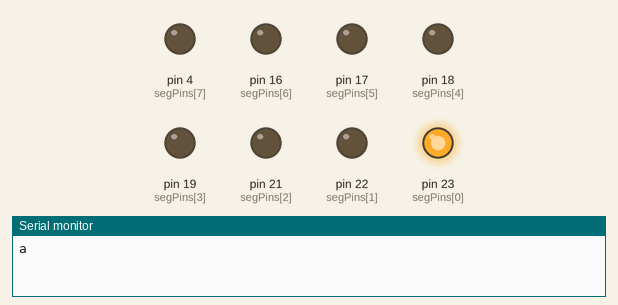
Recording of a sketch running on a simulated Arduino Mega 2560, built with avr-gcc and run on an emulated ATmega2560. Shown: output pins drawn as LEDs (lit = HIGH), the last lines printed to the serial monitor.

Above: at 0.2 s.
At 1.2 s:
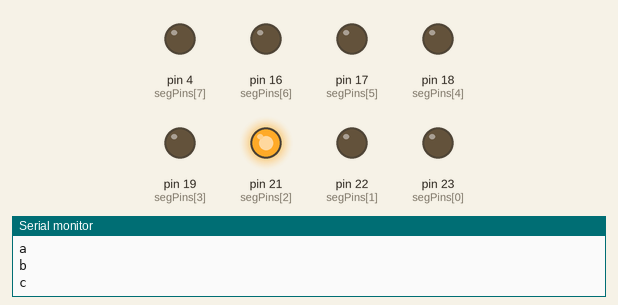
At 1.7 s:
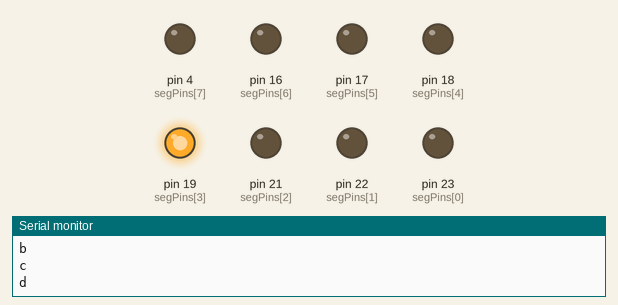
At 2.2 s:
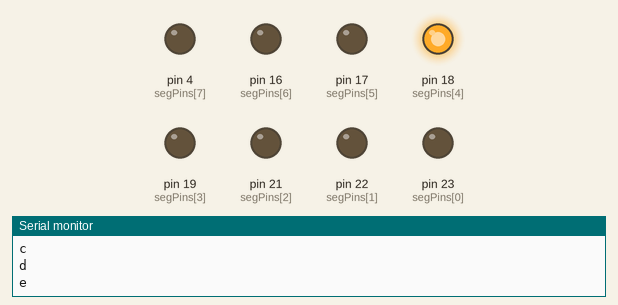
At 3.2 s:
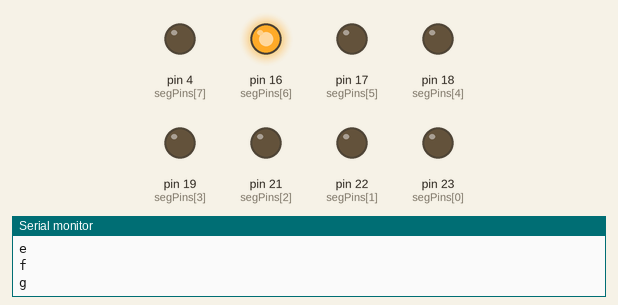
At 4.7 s:
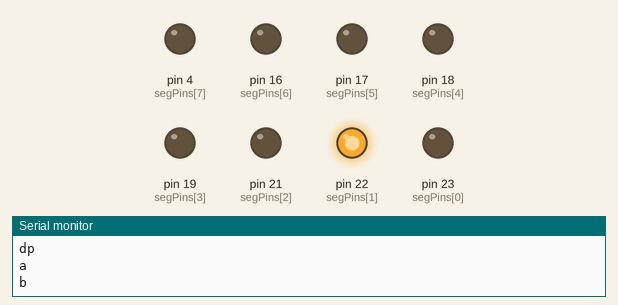
Timing chart, 0 to 5.2 s (numbered marks = the images above):
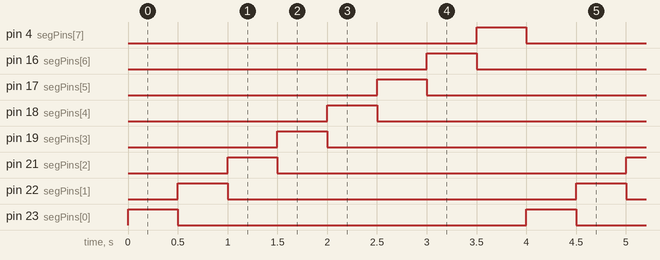

Measured:
- by itself, pin 4 (segPins[7]), pin 16 (segPins[6]), pin 17 (segPins[5]), pin 18 (segPins[4]), pin 19 (segPins[3]), pin 21 (segPins[2]), pin 22 (segPins[1]), pin 23 (segPins[0]): alternates HIGH for 0.50 s and LOW for 3.5 s
- by itself, everything shown: repeats every 4.0 s, in 9 steps

The sketch:

L07_Segments.ino
```cpp
// Lesson 7: Test every segment
// Lights segments a, b, c, d, e, f, g and dp one at a time.

const int segPins[8] = {23, 22, 21, 19, 18, 17, 16, 4};
const String names[8] = {"a", "b", "c", "d", "e", "f", "g", "dp"};

void setup() {
  Serial.begin(115200);
  for (int i = 0; i < 8; i++) {
    pinMode(segPins[i], OUTPUT);
  }
}

void loop() {
  for (int i = 0; i < 8; i++) {
    Serial.println(names[i]);
    digitalWrite(segPins[i], HIGH);
    delay(500);
    digitalWrite(segPins[i], LOW);
  }
}
```
